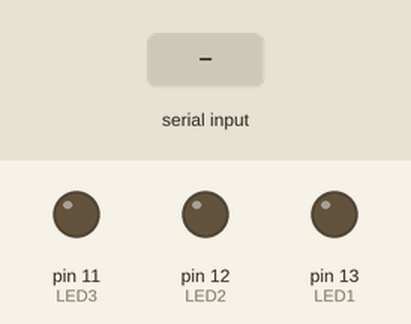
This sketch was run on a simulated Arduino Uno, built with avr-gcc and run on an emulated ATmega328P. Parts: output pins drawn as LEDs (lit = HIGH). The test bench sets the inputs (shaded band). What the sketch prints to the serial monitor is not drawn.

Above: at 1.3 s.
1.4 s: "9" received over Serial
At 1.9 s:
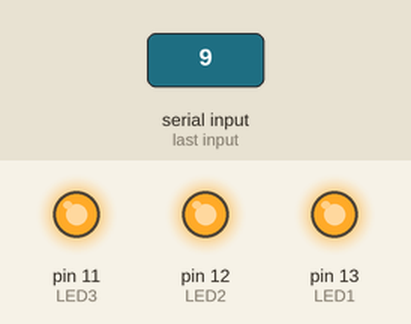
4.4 s: "1" received over Serial
At 6.1 s:
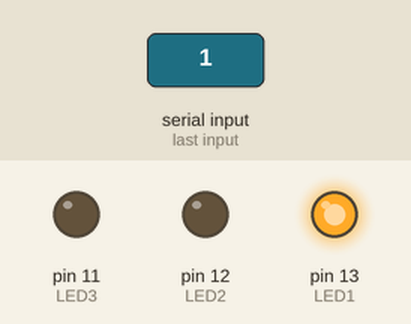
6.9 s: "3" received over Serial
At 7.3 s:
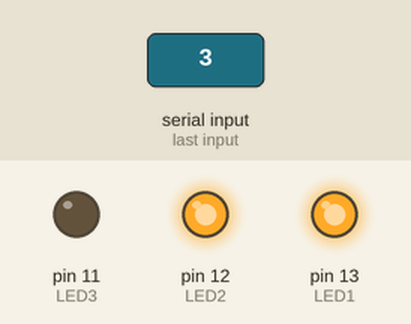
8.4 s: "2" received over Serial
At 9.6 s:
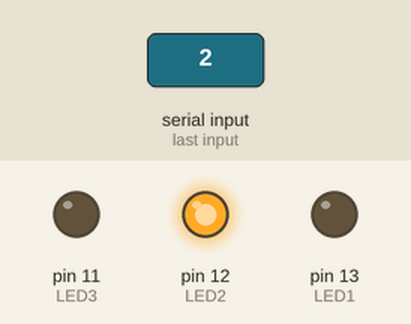
9.9 s: "5" received over Serial
At 10.8 s:
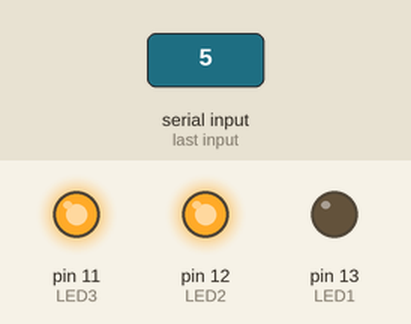
11.4 s: "4" received over Serial
At 11.9 s:
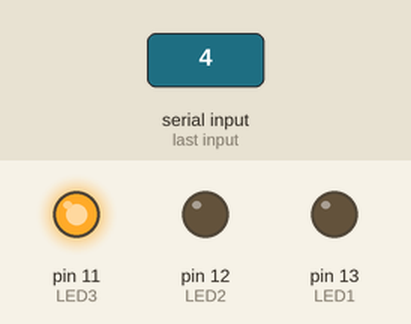
Timing chart, 0 to 13.9 s (numbered marks = the images above; inputs shaded):
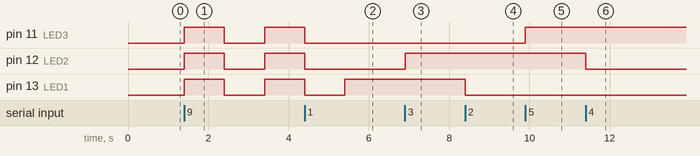

Measured:
- after the input at 1.4 s, pin 11 (LED3), pin 12 (LED2), pin 13 (LED1): LOW → HIGH at once, → LOW 1.0 s later, → HIGH 1.0 s later
- after the input at 4.4 s, pin 11 (LED3), pin 12 (LED2): goes on until 4.4 s, then stays LOW; pin 13 (LED1): goes on until 5.4 s, then stays HIGH
- after the input at 6.9 s, pin 12 (LED2): LOW → HIGH at once
- after the input at 8.4 s, pin 13 (LED1): HIGH → LOW at once
- after the input at 9.9 s, pin 11 (LED3): LOW → HIGH at once
- after the input at 11.4 s, pin 12 (LED2): HIGH → LOW at once

The sketch:

TINKERCARD_JUAN_TIRACA-JUAN_LOPEZ.ino
```cpp
#define LED1 13
#define LED2 12
#define LED3 11

bool flashing = false;

void main_menu() {
  Serial.println(":::: MAIN MENU ::::");
  Serial.println("[1]. Turn on led1");
  Serial.println("[2]. Turn off led1");
  Serial.println("[3]. Turn on led2");
  Serial.println("[4]. Turn off led2");
  Serial.println("[5]. Turn on led3");
  Serial.println("[6]. Turn off led3");
  Serial.println("[7]. Turn on all leds");
  Serial.println("[8]. Turn off all leds");
  Serial.println("[9]. Leds flashing on");
  Serial.println("[10]. Leds flashing off");
}

void setup() {
  Serial.begin(9600);
  pinMode(LED1, OUTPUT);
  pinMode(LED2, OUTPUT);
  pinMode(LED3, OUTPUT);
  main_menu();
}

void loop() {
  if (Serial.available() > 0) {
    char opt = Serial.read();

    if (opt == '1') {
      flashing = false;
      digitalWrite(LED1, HIGH);
    } else if (opt == '2') {
      flashing = false;
      digitalWrite(LED1, LOW);
    } else if (opt == '3') {
      flashing = false;
      digitalWrite(LED2, HIGH);
    } else if (opt == '4') {
      flashing = false;
      digitalWrite(LED2, LOW);
    } else if (opt == '5') {
      flashing = false;
      digitalWrite(LED3, HIGH);
    } else if (opt == '6') {
      flashing = false;
      digitalWrite(LED3, LOW);
    } else if (opt == '7') {
      flashing = false;
      digitalWrite(LED1, HIGH);
      digitalWrite(LED2, HIGH);
      digitalWrite(LED3, HIGH);
    } else if (opt == '8') {
      flashing = false;
      digitalWrite(LED1, LOW);
      digitalWrite(LED2, LOW);
      digitalWrite(LED3, LOW);
    } else if (opt == '9') {
      flashing = true;
    }
  }

  if (flashing == true) {
    digitalWrite(LED1, HIGH);
    digitalWrite(LED2, HIGH);
    digitalWrite(LED3, HIGH);
    delay(1000);
    digitalWrite(LED1, LOW);
    digitalWrite(LED2, LOW);
    digitalWrite(LED3, LOW);
    delay(1000);
  }
}
```
